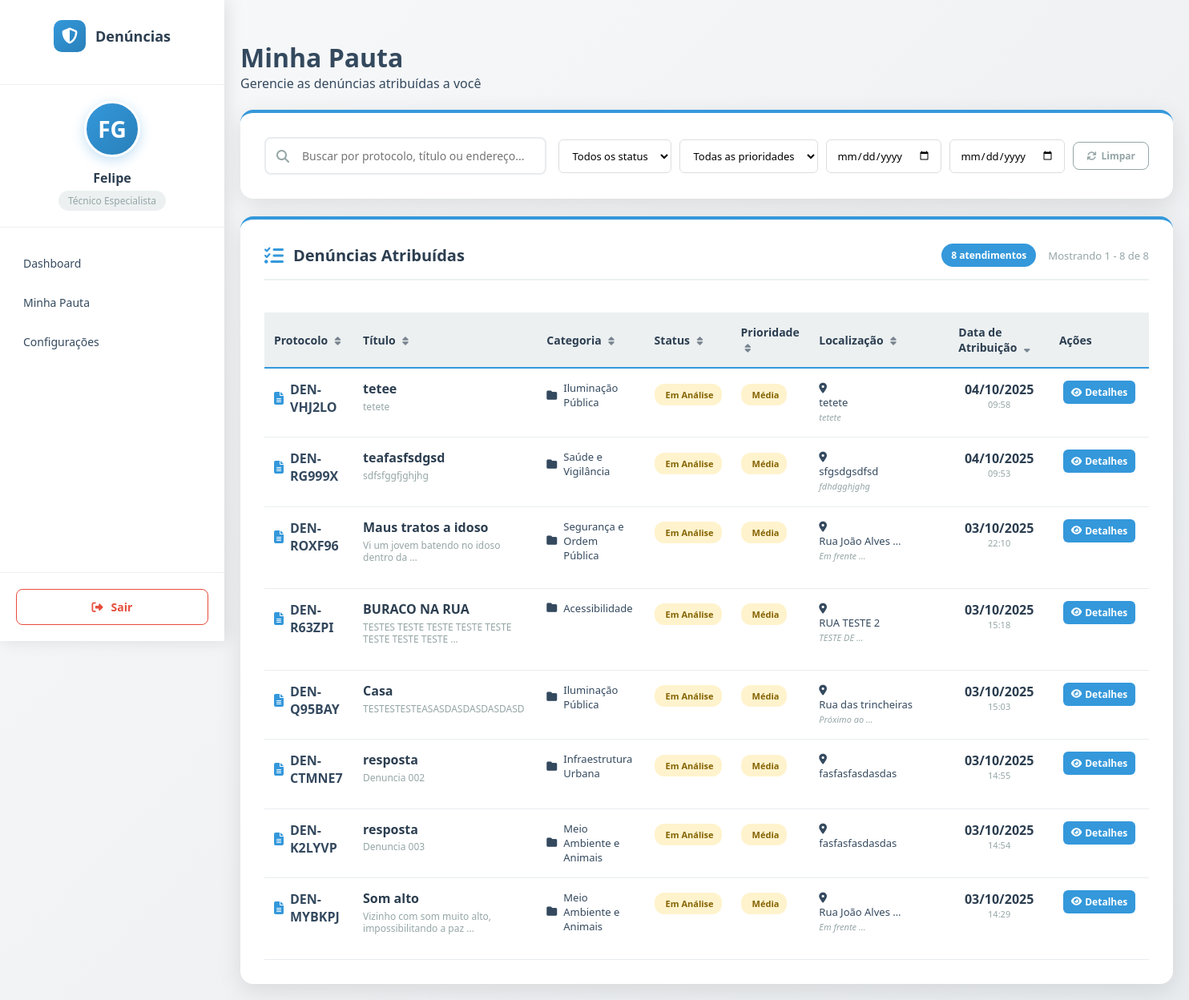
The app's page /tecnico/minhas-denuncias/ (signed in), older data.
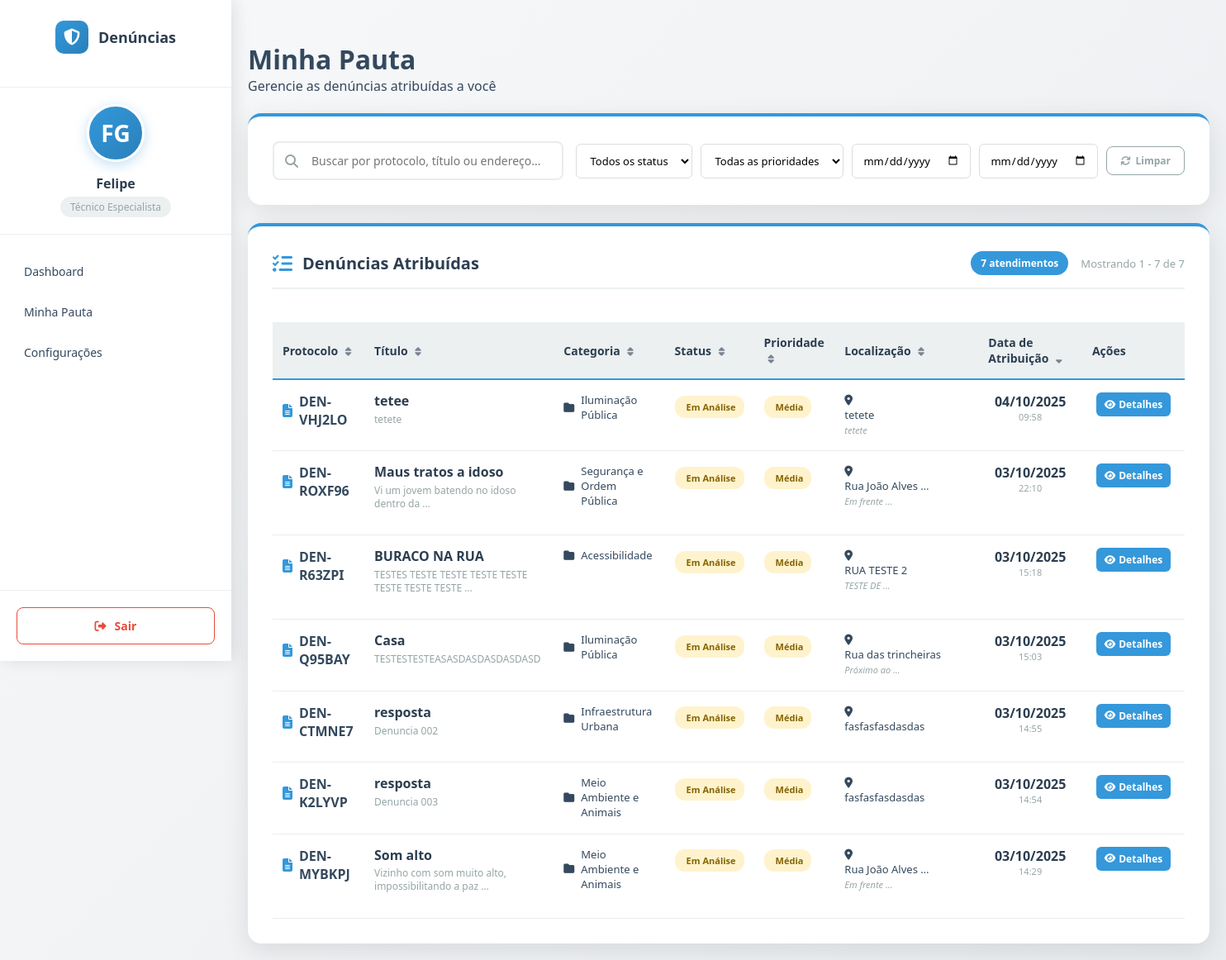
The same page, newer data.
### denuncias/models.py (models this page shows, shortened)
class Denuncia(models.Model):
    STATUS_CHOICES = [
        ('NÃO_ATRIBUIDO', 'Aguardando Atribuição'),
        ('RECEBIDA', 'Recebida'),
        ('EM_ANALISE', 'Em Análise'),
        ('EM_ANDAMENTO', 'Em Andamento'),
        ('RESOLVIDA', 'Resolvida'),
        ('ARQUIVADA', 'Arquivada'),
    ]
    PRIORIDADE_CHOICES = [
        ('BAIXA', 'Baixa'),
        ('MEDIA', 'Média'),
        ('ALTA', 'Alta'),
        ('URGENTE', 'Urgente'),
    ]
    protocolo = models.CharField(
        max_length=10,
        primary_key=True,
        blank=True,
        editable=False,
        unique=True,
        verbose_name="Número do Protocolo"
    )
    titulo = models.CharField(
        max_length=200,
        verbose_name="Título da Denúncia",
        help_text="Título resumido do problema"
    )
    descricao = models.TextField(
        verbose_name="Descrição Detalhada",
        help_text="Descreva o problema em detalhes"
    )
    endereco = models.CharField(
        max_length=255,
        verbose_name="Localização",
        help_text="Endereço ou local onde ocorreu o problema"
    )
    ponto_referencia = models.CharField(
        max_length=255,
        blank=True,
        null=True,
        verbose_name="Ponto de Referência",
        help_text="Ponto de referência próximo (opcional)"
    )
    categoria = models.ForeignKey(
        Categoria,
        on_delete=models.PROTECT,
        related_name='denuncias',
        verbose_name="Categoria do Problema"
    )
    status = models.CharField(
        max_length=20,
        choices=STATUS_CHOICES,
        default='NÃO_ATRIBUIDO',
        verbose_name="Status da Denúncia"
    )
    prioridade = models.CharField(
        max_length=20,
        choices=PRIORIDADE_CHOICES,
        default='MEDIA',
        verbose_name="Prioridade"
    )
    contato = models.CharField(
        max_length=100,
        blank=True,
        null=True,
        verbose_name="Contato",
        help_text="Telefone ou e-mail para retorno (opcional)"
    )
    foto = models.ImageField(
        upload_to='denuncias/%Y/%m/%d/',
        blank=True,
        null=True,
        verbose_name="Foto do Problema",
        help_text="Faça upload de uma foto que mostre o problema",
        validators=[
            FileExtensionValidator(
                allowed_extensions=['jpg', 'jpeg', 'png', 'gif'],
                message="Somente imagens JPG, JPEG, PNG ou GIF são permitidas"
            )
        ]
    )
    data_criacao = models.DateTimeField(
        auto_now_add=True,
        verbose_name="Data de Criação"
    )
    data_atualizacao = models.DateTimeField(
        auto_now=True,
        verbose_name="Última Atualização"
    )
    data_previsao_resolucao = models.DateField(
        blank=True,
        null=True,
        verbose_name="Previsão de Resolução"
    )
    data_resolucao = models.DateField(
        blank=True,
        null=True,
        verbose_name="Data de Resolução"
    )
    resolucao = models.TextField(
        blank=True,
        null=True,
        verbose_name="Solução Aplicada",
        help_text="Descrição de como o problema foi resolvido"
    )
    observacoes_internas = models.TextField(
        blank=True,
        null=True,
        verbose_name="Observações Internas",
        help_text="Observações para uso da equipe administrativa"
    )
    tecnico = models.ForeignKey(
    'auth.User',
    null=True,
    blank=True,
    on_delete=models.SET_NULL,
    related_name='denuncias_atribuidas',
    verbose_name="Técnico Responsável"
    )
    class Meta:
        verbose_name = 'Denúncia'
        verbose_name_plural = 'Denúncias'
        ordering = ['-data_criacao']
        indexes = [
            models.Index(fields=['status']),
            models.Index(fields=['prioridade']),
            models.Index(fields=['data_criacao']),
            models.Index(fields=['categoria']),
        ]

class Categoria(models.Model):
    nome = models.CharField(max_length=100, unique=True)
    descricao = models.TextField(blank=True, null=True, help_text="Descrição opcional da categoria")
    ativo = models.BooleanField(default=True, help_text="Se a categoria está ativa para uso")
    ordem = models.PositiveIntegerField(default=0, help_text="Ordem de exibição da categoria")
    class Meta:
        verbose_name = 'Categoria'
        verbose_name_plural = 'Categorias'
        ordering = ['ordem', 'nome']

### tecnico/views.py (the view)
# urls.py: path('minhas-denuncias/', views.dashboard, name='minhas_denuncias'),
@login_required
def dashboard(request):
    denuncias_nao_atribuidas = Denuncia.objects.filter(
        tecnico__isnull=True,
        status='NÃO_ATRIBUIDO'
    )
    minhas_denuncias_lista = Denuncia.objects.filter(
        tecnico=request.user
    ).exclude(
        status__in=['RESOLVIDA', 'ARQUIVADA']
    )
    sort_field = request.GET.get('sort', 'data_atualizacao')
    order = request.GET.get('order', 'desc')
    valid_sort_fields = ['protocolo', 'titulo', 'categoria__nome', 'status', 'prioridade', 'data_atualizacao']
    if sort_field not in valid_sort_fields:
        sort_field = 'data_atualizacao'
    order_prefix = '-' if order == 'desc' else ''
    minhas_denuncias_lista = minhas_denuncias_lista.order_by(f'{order_prefix}{sort_field}')
    paginator = Paginator(minhas_denuncias_lista, 15)
    page_number = request.GET.get('page', 1)
    try:
        minhas_denuncias_paginadas = paginator.page(page_number)
    except PageNotAnInteger:
        minhas_denuncias_paginadas = paginator.page(1)
    except EmptyPage:
        minhas_denuncias_paginadas = paginator.page(paginator.num_pages)
    context = {
        'denuncias_nao_atribuidas': denuncias_nao_atribuidas,
        'minhas_denuncias': minhas_denuncias_paginadas,
        'current_sort': sort_field,
        'current_order': order,
    }
    return render(request, 'denuncia_tecnico.html', context)

### tecnico/templates/denuncia_tecnico.html (shortened to what the changed rows need)
{% extends 'tecnico/base.html' %}
{% load static %}
{% block content %}
<div class="container-fluid">
    <div class="header">
        <div class="user-info">
            <div class="user-details">
                <h1>Minha Pauta</h1>
            </div>
        </div>
    </div>
    <br>
    <br>
    <div class="card">
        <div class="card-header">
            <div class="header-actions">
                <span class="badge badge-primary">{{ minhas_denuncias.paginator.count }} atendimentos</span>
                <span class="pagination-info">
                    Mostrando {{ minhas_denuncias.start_index }} - {{ minhas_denuncias.end_index }} de {{ minhas_denuncias.paginator.count }}
                </span>
            </div>
        </div>
        <div class="table-container">
            <table class="denuncias-table" id="denunciasTable">
                <thead>
                    <tr>
                        <th data-sort="protocolo" class="sortable">
                            Protocolo <i class="fas fa-sort"></i>
                        </th>
                        <th data-sort="titulo" class="sortable">
                            Título <i class="fas fa-sort"></i>
                        </th>
                        <th data-sort="categoria" class="sortable">
                            Categoria <i class="fas fa-sort"></i>
                        </th>
                        <th data-sort="status" class="sortable">
                            Status <i class="fas fa-sort"></i>
                        </th>
                        <th data-sort="prioridade" class="sortable">
                            Prioridade <i class="fas fa-sort"></i>
                        </th>
                        <th data-sort="endereco" class="sortable">
                            Localização <i class="fas fa-sort"></i>
                        </th>
                        <th data-sort="data_atualizacao" class="sortable">
                            Data de Atribuição <i class="fas fa-sort"></i>
                        </th>
                        <th>Ações</th>
                    </tr>
                </thead>
                <tbody>
                    {% for denuncia in minhas_denuncias %}
                    <tr class="denuncia-row"
                        data-status="{{ denuncia.status }}"
                        data-prioridade="{{ denuncia.prioridade }}"
                        data-data="{{ denuncia.data_atualizacao|date:'Y-m-d' }}"
                        data-protocolo="{{ denuncia.protocolo }}"
                        data-titulo="{{ denuncia.titulo|lower }}"
                        data-categoria="{{ denuncia.categoria.nome|lower }}"
                        data-endereco="{{ denuncia.endereco|lower }}">
                        <td>
                            <div class="protocolo-cell">
                                <i class="fas fa-file-alt"></i>
                                <strong>{{ denuncia.protocolo }}</strong>
                            </div>
                        </td>
                        <td>
                            <div class="titulo-cell">
                                <div class="denuncia-titulo">{{ denuncia.titulo }}</div>
                                <div class="denuncia-descricao">{{ denuncia.descricao|truncatewords:8 }}</div>
                            </div>
                        </td>
                        <td>
                            <div class="categoria-cell">
                                <i class="fas fa-{{ denuncia.categoria.icone|default:'folder' }}"></i>
                                {{ denuncia.categoria.nome }}
                            </div>
                        </td>
                        <td>
                            <span class="status-badge status-{{ denuncia.status|lower }}">
                                {{ denuncia.get_status_display }}
                            </span>
                        </td>
                        <td>
                            <span class="priority-badge priority-{{ denuncia.prioridade|lower }}">
                                {{ denuncia.get_prioridade_display }}
                            </span>
                        </td>
                        <td>
                            <div class="localizacao-cell">
                                <i class="fas fa-map-marker-alt"></i>
                                <span class="endereco-text">{{ denuncia.endereco|truncatewords:3 }}</span>
                                {% if denuncia.ponto_referencia %}
                                <small class="ponto-referencia" title="{{ denuncia.ponto_referencia }}">
                                    {{ denuncia.ponto_referencia|truncatewords:2 }}
                                </small>
                                {% endif %}
                            </div>
                        </td>
                        <td>
                            <div class="data-cell">
                                <div class="data-principal">{{ denuncia.data_atualizacao|date:"d/m/Y" }}</div>
                                <div class="data-secundaria">{{ denuncia.data_atualizacao|date:"H:i" }}</div>
                            </div>
                        </td>
                        <td>
                            <div class="action-buttons">
                                <a href="{% url 'tecnico:detalhe_denuncia' denuncia.protocolo %}" class="btn btn-primary btn-sm" title="Ver detalhes" style="text-decoration: none;">
                                    <i class="fas fa-eye"></i>
                                    <span class="btn-text">Detalhes</span>
                                </a>
                            </div>
                        </td>
                    </tr>
                    {% endfor %}
                </tbody>
            </table>
        </div>
    </div>
</div>
{% endblock %}

Row changes from the older to the newer data that the page shows:
no longer on this page (row edited): Denuncia: protocolo "DEN-RG999X", titulo "teafasfsdgsd", descricao "sdfsfggfjghjhg", categoria.nome "Saúde e Vigilância", status "Em Análise", prioridade "Média", endereco "sfgsdgsdfsd", ponto_referencia "fdhdgghjghg", data_atualizacao "04/10/2025", data_atualizacao "09:53"
Text that changed along with them:
{{ minhas_denuncias.paginator.count }}: "8" → "7"
{{ minhas_denuncias.end_index }}: "8" → "7"
